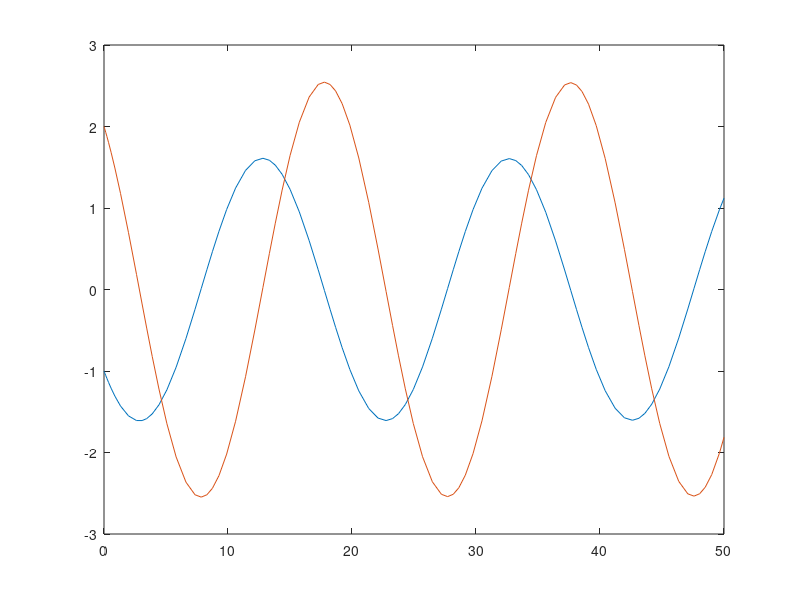

This chart was generated by the following MATLAB code: (Note: this script raises an error after producing the figure.)

%% Of Love, Music, Shakespeare and Dynamic Systems
% For any human being love is one of the biggest source of joy,
% happiness...problems and puzzles. Today's guest blogger, Aldo Caraceto,
% one of my fellow Application Engineers from Italy, is going to convince
% you to approach it from a different angle.
%% From Love to MATLAB  
% I love music. One of my favourite songs is the popular Toto track _"Hold
% The Line"_. Very briefly, this song is about love and timing, as you may
% infer from the main chorus of the song: "Hold the line, love isn't always
% on time". Ok, it's not always on time, but can I predict when it will be?
% To answer this question, I've found a couple of insightful works, _"Strogatz, S.H.
% (1988), Love affairs and differential equations, Math. Magazine 61, 35"_
% and _"Eva M. Strawbridge, Romeo and Juliet, a Dynamical Love Affair"_
% which I've translated in MATLAB code. The mentioned papers answer a very
% simple question: how to express mathematically love dynamics, taking
% inspiration from _"Romeo & Juliet"_ by W.Shakespeare. MATLAB may be a
% good friend to help us in examining the evolution of this relationship.
% An <https://www.mathworks.com/help//matlab/ref/ode23.html |ode23|> solver
% has been used to solve the system of equations representing the story.
% The results are quite funny.
%% A very simple emotional mechanism
% This first example examines the condition where each person’s feelings
% are only affected by the other. Besides, we want our Romeo not following
% the expected behaviour: in this case, he'll be a confused and confusing
% lover: the more Juliet loves him, the more he begins to dislike her,
% generating surprising reactions with regards to the original tragedy.
%
% $\frac{dr}{dt} = - a \cdot j,$
%
% $\frac{dj}{dt} = b  \cdot r$
%
% In the system of differential equations representing the phenomenon, |a|
% and |b| are real, positive numbers, and measured in 1/time, hence are
% frequencies: the bigger they are, the shorter in time will be the swing
% of emotions for the two lovers. In addition, just a quick summary of the
% variables represented in the plots:
%%
%
% * |R(t)| = Romeo’s feelings for Juliet at time t .
% * |J(t)| = Juliet’s feelings for Romeo at time t.
% * |R(t), J(t) > 0| signify love, passion, and attraction.
% * |R(t), J(t) < 0| values signify dislike.
% * |R(t),J(t) == 0| signifies indifference.
%%
a = 2e-1; 
b = 5e-1;
loveRJ = @(t,y) [-a*y(2); b*y(1)];
%%
% Now, we can set the problem up, collect data, and plot results, adding
% some annotations:
tstart = 0;
tfinal = 50;
tspan = [tstart tfinal];
y0 = [-1;2]; % initial conditions
[t,y] = ode23(@(t,y) loveRJ(t,y),tspan,y0);
plot(t,y')
ax = gca;
ax.XLim = [0 50];
ax.YLim = [-3 3];
ax.XLabel.String = 'Time';
ax.YLabel.String = 'Emotions';
ax.Title.String = 'Romeo & Juliet''s relationship';
legend('Romeo','Juliet')
%% When things get complicated...
% In our first example, we have described the story with the changing
% emotions felt by Romeo and Juliet as they feed on each other's passion and
% indifference while the time is passing by. As you know, things - and
% people - are never so simple. Let's try to describe the relationship
% between Romeo and Juliet a bit differently, trying to compare the first,
% simple representation of the relationship with a more complex version.
% Then, we'll plot them together.
% 
% The new mathematical model can be expressed as: 
%
% $\frac{dr}{dt} = a \cdot r + b \cdot j ,$
%
% $\frac{dj}{dt} = c \cdot r + d \cdot j$
%
% As you may notice, this time there are  four parameters, because we'd
% like to consider also how Romeo and Juliet are influenced by their own
% feelings:
%%
a = -0.15;
d = 0.17;
b = 0.9; 
c = -0.9; 
%%
% We calculate the solutions for the two relationship model (you may find
% the model definitions at the end of the article):
tstart = 0;
tfinal = 50;
tspan = [tstart tfinal];
y0 = [1.00;-0.5]; % initial conditions

[t2,y2] = ode23(@(t,y) loveRJ_simple(t,y,a,d) ,tspan,y0);
[t1,y1] = ode23(@(t,y) loveRJ_ownEffect(t,y,a,b,c,d) ,tspan,y0);
%% 
% and we plot them all on the same axis
%
figure
ax1 = subplot(2,1,1); % simple plot
plot(ax1, t1,y1')
ax1.YLim = [-2 2];
ax1.XLabel.String = 'Time';
ax1.YLabel.String = 'Emotions';
ax1.Title.String = 'Romeo & Juliet''s relationship - simple';
legend('Romeo','Juliet')

ax2 = subplot(2,1,2); % complex plot
plot(ax2, t2,y2')
ax2.YLim = [-1.5 1.5];
ax2.XLabel.String = 'Time';
ax2.YLabel.String = 'Emotions';
ax2.Title.String = 'Romeo & Juliet''s relationship - self-effect(complex)';
legend('Romeo','Juliet')
%%
% Here we've seen the impact of different models on the evolution of
% emotions; it looks like the chosen values tend to reduce the frequency of
% changes in emotions. Let's call it self-control (or selfishness).
%% Phase portrait and ODE solutions 
%
% Phase plane analysis is a very important technique to study the behavior
% of dynamic systems; it covers a particularly relevant role in the
% nonlinear case, where widely applicable methods for computing analytical
% solutions are not available. In a nutshell, it basically consist of
% drawing the derivatives of solutions against the solutions in the phase
% plane. The derivatives of solutions are usually drawn in form of vector
% fields, to emphasize how large are changes in the solutions at a specific
% point in the phase plane and show the trajectories of the solutions,
% given specific initial conditions. Therefore, by superposing the two
% plots, it is possible to infer how the solutions might evolve, for the
% purposes to build our understanding under which conditions a system
% might stable or not.
%
% We start calculating the derivatives |y1'| and |y2'| for each point of the phase plane.
% We create a grid of points where we want to draw out plots:
y1 = linspace(-10,10,20);
y2 = linspace(-10,10,20);
%%
% |meshgrid| creates two matrices: one for all the uu-values of the grid, and
% one for all the vv-values of the grid. Then, we consider |x1| and |x2|
% matrices: |x1| will contain the value of |y1'| at each uu and vv position,
% while |x2| will contain the value of |y2'| at each uu and vv position of
% our grid.
[uu,vv] = meshgrid(y2,y1);
x1 = zeros(size(uu));
x2 = zeros(size(vv));
%%
% Now we compute the vector field and plot the phase
% portrait. Our derivatives are computed for each point (y1, y2) at
% |init_time = 0|, through a |for| loop. We have obtained the phase
% portrait.
a = -2e-1; 
b = 5e-1;
init_time=0;  
loveRJ = @(t,y) [a*y(2); b*y(1)];

for i = 1:numel(uu)
    Yder = loveRJ(init_time,[uu(i); vv(i)]);
    x1(i) = Yder(1);
    x2(i) = Yder(2);
end
%%  
% Finally we compute a couple of solutions and plot them, along with the phase
% portrait, on the phase plane.
figure
quiver(gca,uu,vv,x1,x2,'r'); 
xlabel('Juliet Emotions');
ylabel('Romeo Emotions');
axis tight equal;

% Calculate and plot 1st Solution
tstart = 0;
tfinal = 50;
tspan = [tstart tfinal];

y0_1 = [2;-1]; % initial conditions
[t,y1] = ode23(@(t,y) loveRJ(t,y),tspan,y0_1);
figure(gcf)
hold on
plot(y1(:,2),y1(:,1),'b')
plot(y1(1,2),y1(1,1),'mo',... % starting point
'MarkerEdgeColor','k',...
    'MarkerFaceColor',[.49 1 .63],...
    'MarkerSize',10)
plot(y1(end,2),y1(end,1),'bs',... % ending point
'MarkerEdgeColor','k',...
    'MarkerFaceColor',[.49 .63 1],...
    'MarkerSize',10)

% Calculate 2nd Solution
y0_2 = [4;1]; % initial conditions
[t,y2] = ode23(@(t,y) loveRJ(t,y),tspan,y0_2);figure(gcf)
plot(y2(:,2),y2(:,1),'c')
plot(y2(1,2),y2(1,1),'ko',... % starting point
'MarkerEdgeColor','k',...
    'MarkerFaceColor',[.49 1 .63],...
    'MarkerSize',10)
plot(y2(end,2),y2(end,1),'bs',... % ending point
'MarkerEdgeColor','k',...
    'MarkerFaceColor',[.49 .63 1],...
    'MarkerSize',10)
hold off
title('Two solutions plotted on vector field')
%% Relationship Models
%
% This is the first model of their relationship, just dependent on the |a|
% / |b| parameters, defining Romeo's / Juliet's attraction for her/his
% counterpart.
%%
function dy = loveRJ_simple(t,y,a,b)
dR = a*y(2);
dJ = b*y(1);
dy = [dR;dJ];
end
%%
% In the second model of relationship, two additional parameters appear:
%%
% 
% * |a,d| = how Romeo, Juliet are influenced by their own feelings;
% * |b,c| = Romeo's, Juliet's attraction for her/his counterpart.
%%
function dy = loveRJ_ownEffect(t,y,a,b,c,d)
dR  = a*y(1) + b*y(2);
dJ = c*y(1) + d*y(2);
dy = [dR;dJ];
end
%% Conclusion
% Today we have taken some steps in the analysis of this ''special'' dynamic
% system. Others can be done, exploiting tools already available in MATLAB.
% For example, making the system even more realistic, using the same ODE solver would 
% have been a good deal or would you have chosen another one and why?
% Do you think calculating eigenvalues would have shed some more light on 
% your understanding of the system? How would you do it in MATLAB?
% Try to answer these questions and ask yourself some new ones! Let us know
% what you think <https://blogs.mathworks.com/loren/?p=2811#respond here>.




%%
% _Copyright 2018 The MathWorks, Inc._